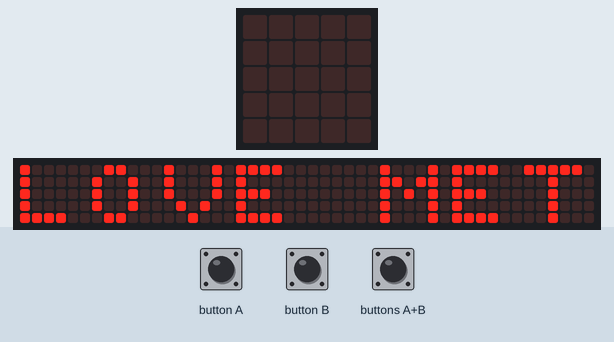
Bench run of a program on a simulated BBC micro:bit (MakeCode). On the bench: the board's 5×5 LED display, a strip that is not on the board, showing the scrolling text unrolled. Inputs (shaded band) come from the test bench. Random numbers come from a fixed seed; the 48×5 strip is a reading aid, not a part: it shows the text the display is scrolling, unrolled, one strip-width of it at a time.

Above: at 4.7 s.
At 11.7 s:
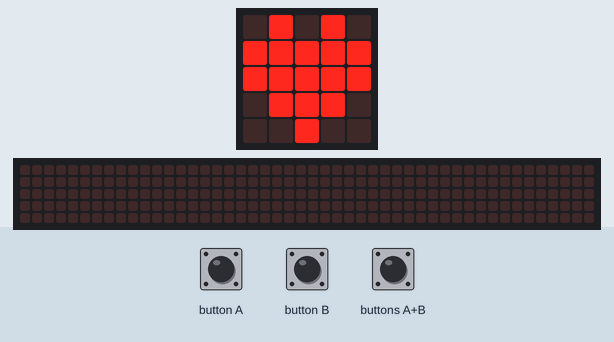
11.8 s: buttons A+B pressed for 0.15 s
At 13.4 s:
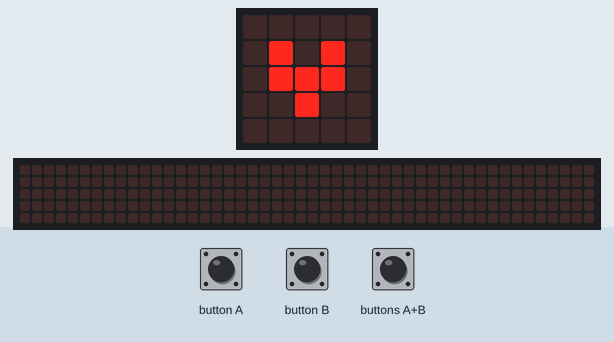
14.9 s: buttons A+B pressed for 1 s
At 21.42 s:
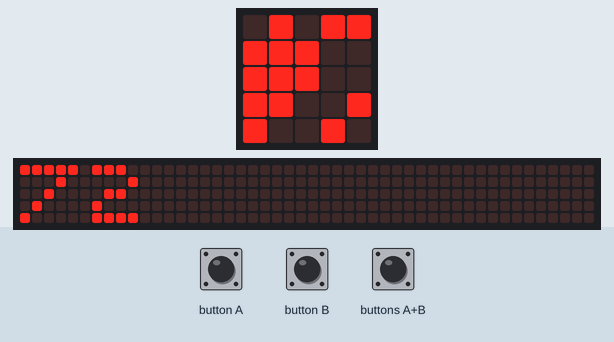

The program:

main.ts
```typescript
input.onButtonPressed(Button.AB, function () {
    basic.clearScreen()
    basic.showIcon(IconNames.Heart)
    basic.showIcon(IconNames.SmallHeart)
    basic.showIcon(IconNames.Heart)
    basic.showIcon(IconNames.SmallHeart)
    basic.pause(500)
    basic.showNumber(randint(0, 100))
})
basic.showIcon(IconNames.Heart)
basic.showString("LOVE METER")
basic.forever(function () {
    basic.showIcon(IconNames.Heart)
})
```

test.ts
```typescript
// test ender her, dette bliver ikke kompileret, når denne pakke bruges som en udvidelse.
```

Measured:
- after the input at 11.8 s, the display: first changes after 0.15 s (image 2 shows a later state)
- what the display in image 0 shows lasts 0.6 s, from 4.7 s to 5.3 s
